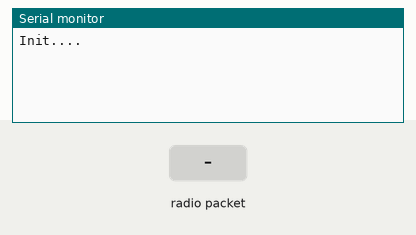
This sketch was run on a simulated Arduino Uno, built with avr-gcc and run on an emulated ATmega328P. Shown: the last lines printed to the serial monitor. The test bench sets the inputs (shaded band). No radio packets arrive unless stated.

Above: at 1.2 s.
1.3 s: radio packet "5" arrives
At 1.7 s:
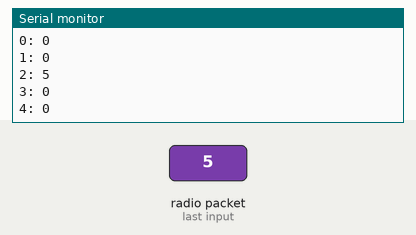
2.8 s: radio packet "90" arrives
4.3 s: radio packet "200" arrives
At 5.3 s:
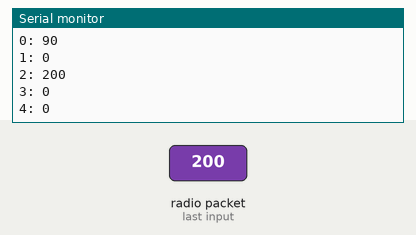
Timing chart, 0 to 7.3 s (numbered marks = the images above; inputs shaded):
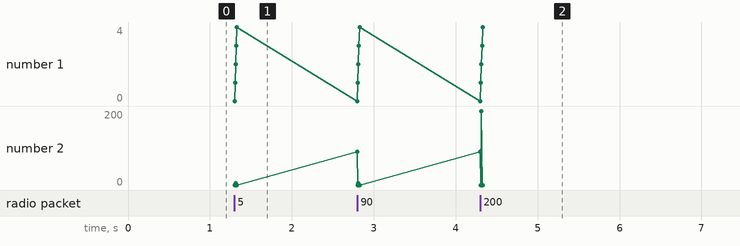

The sketch:

receiver.ino
```cpp
#include <VirtualWire.h>

// LED's
int ledPin = 13;

// RF Transmission container
char headerCharMsg[10];
int RXdata[5];

void setup() {
  Serial.begin(9600);
  Serial.println ("Init....");

  // VirtualWire
  // Initialise the IO and ISR
  // Required for DR3100
  vw_set_ptt_inverted(true);
  // Bits per sec
  vw_setup(2000);
  vw_rx_start();
  // Start the receiver PLL running
} // END void setup

void loop(){

  uint8_t buf[VW_MAX_MESSAGE_LEN];
  uint8_t buflen = VW_MAX_MESSAGE_LEN;
int h;
for (h=0; h < 5; h++){

// Non-blocking
  if (vw_get_message(buf, &buflen))
  {
    int i;
    // Message with a good checksum received, load from buffer into character array.
    for (i = 0; i < buflen; i++)
    {
      // Fill Sensor1CharMsg Char array with corresponding
      // chars from buffer.
      headerCharMsg[i] = char(buf[i]);
    }
   headerCharMsg[buflen] = '\0'; // adds a /0 (null) to end of character array, to prevent issues with next
                                 // message of different length

RXdata[h] = atoi(headerCharMsg); // Adds received message to  received message array message array
 for (int j = 0; j < 5; j++) {
  Serial.print (j);
  Serial.print (": ");
  Serial.println (RXdata[j]);
}
    }
  }

}
```

Measured:
- after the input at 1.3 s, the serial monitor: prints a new line at once (image 1)
- after the input at 4.3 s, the serial monitor: prints a new line at once (image 2)
